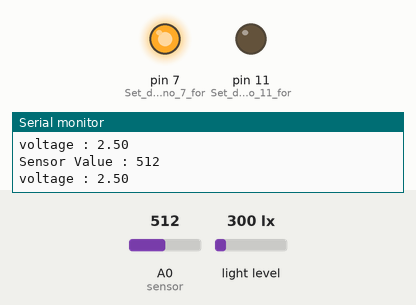
Bench run of a sketch on a simulated Arduino Uno, built with avr-gcc and run on an emulated ATmega328P. On the bench: output pins drawn as LEDs (lit = HIGH), the last lines printed to the serial monitor. The inputs (shaded band) are chosen by the test bench; at power-on: A0 (sensor) = 512, light level 300 lx.

Above: at 1.8 s.
1.9 s: A0 (sensor) set to 1006
4.2 s: A0 (sensor) set to 1023
At 7.2 s:
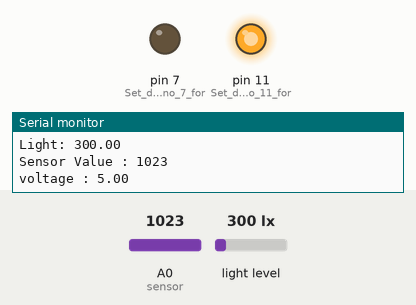
7.5 s: light level set to 40 lx
At 9.9 s:
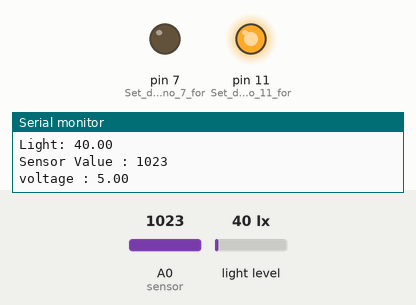
10.5 s: light level set to 500 lx
At 12.5 s:
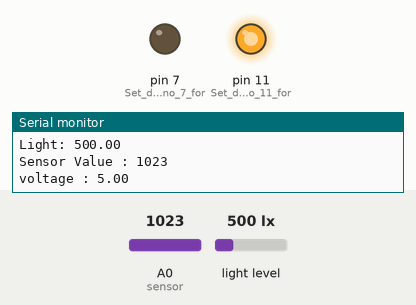
Timing chart, 0 to 14.0 s (numbered marks = the images above; inputs shaded):
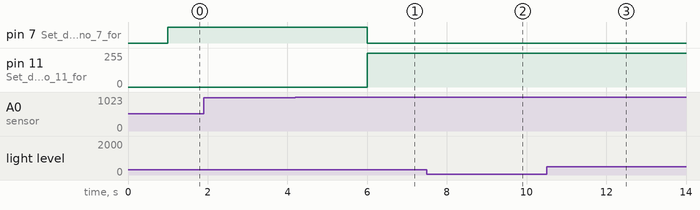

Measured:
- the behaviour switches between 1022 and 1023 on A0 (sensor) (found by bisection; images 0 and 1)
- after the input at 4.2 s, pin 7 (Set_digital_pin_no_7_for): HIGH → LOW after 1.8 s; pin 11 (Set_digital_pin_no_11_for): 0/255 → 253/255 after 1.8 s
- after the input at 7.5 s, pin 11 (Set_digital_pin_no_11_for): 253/255 → 254/255 after 1.5 s
- after the input at 10.5 s, pin 11 (Set_digital_pin_no_11_for): 254/255 → 252/255 after 1.5 s

The sketch:

Code.ino
```cpp
/*

  Advanced BH1750 ambient sensor

  This example has some comments about advanced usage features.

  Connection:

    VCC -> 3V3 or 5V
    GND -> GND
    SCL -> SCL (A5 on Arduino Uno, Leonardo, etc or 21 on Mega and Due, on esp8266 free selectable)
    SDA -> SDA (A4 on Arduino Uno, Leonardo, etc or 20 on Mega and Due, on esp8266 free selectable)
    ADD -> (not connected) or GND

  ADD pin is used to set sensor I2C address. If it has voltage greater or equal to
  0.7VCC voltage (e.g. you've connected it to VCC) the sensor address will be
  0x5C. In other case (if ADD voltage less than 0.7 * VCC) the sensor address will
  be 0x23 (by default).

*/

#include <Wire.h>
#include <BH1750.h>

/*
  BH1750 can be physically configured to use two I2C addresses:
    - 0x23 (most common) (if ADD pin had < 0.7VCC voltage)
    - 0x5C (if ADD pin had > 0.7VCC voltage)

  Library uses 0x23 address as default, but you can define any other address.
  If you had troubles with default value - try to change it to 0x5C.

*/
BH1750 lightMeter(0x23);

void setup(){

  Serial.begin(115200);
  pinMode(11,OUTPUT); // Set digital pin no 11 for the output
  pinMode(7,OUTPUT); // Set digital pin no 7 for the output
  // Initialize the I2C bus (BH1750 library doesn't do this automatically)
  Wire.begin();
  // On esp8266 you can select SCL and SDA pins using Wire.begin(D4, D3);

  /*

    BH1750 has six different measurement modes. They are divided in two groups;
    continuous and one-time measurements. In continuous mode, sensor continuously
    measures lightness value. In one-time mode the sensor makes only one
    measurement and then goes into Power Down mode.

    Each mode, has three different precisions:

      - Low Resolution Mode - (4 lx precision, 16ms measurement time)
      - High Resolution Mode - (1 lx precision, 120ms measurement time)
      - High Resolution Mode 2 - (0.5 lx precision, 120ms measurement time)

    By default, the library uses Continuous High Resolution Mode, but you can
    set any other mode, by passing it to BH1750.begin() or BH1750.configure()
    functions.

    [!] Remember, if you use One-Time mode, your sensor will go to Power Down
    mode each time, when it completes a measurement and you've read it.

    Full mode list:

      BH1750_CONTINUOUS_LOW_RES_MODE
      BH1750_CONTINUOUS_HIGH_RES_MODE (default)
      BH1750_CONTINUOUS_HIGH_RES_MODE_2

      BH1750_ONE_TIME_LOW_RES_MODE
      BH1750_ONE_TIME_HIGH_RES_MODE
      BH1750_ONE_TIME_HIGH_RES_MODE_2

  */

  // begin returns a boolean that can be used to detect setup problems.
  if (lightMeter.begin(BH1750::CONTINUOUS_HIGH_RES_MODE)) {
    Serial.println(F("BH1750 Advanced begin"));
  }
  else {
    Serial.println(F("Error initialising BH1750"));
  }


}


void loop() {

  float lux = lightMeter.readLightLevel();
  Serial.print("Light: ");
  Serial.println(lux);

   //Code for pressure Sensor
  up: // Check if,else condition to understand
  int sensorValue = analogRead(A0); // Set analog pin A0 for presure sensor input
  float voltage = sensorValue * (5.0 / 1023.0); // Conversion of sensor value into voltage
  Serial.print("Sensor Value : ");
  Serial.println(sensorValue);
  Serial.print("voltage : ");
  Serial.println(voltage);
  delay(1000);


  if (voltage==5){

  /*Serial.println(" lx");*/

  float out;
  out = ((-255.0/54700.0)*lux)+255.0;
  Serial.print("out : ");
  Serial.println(out);
  analogWrite(11, out);
  digitalWrite(7, LOW);


  // Convert the analog reading (which goes from 0 - 1023) to a voltage (0 - 5V):

  // print out the value you read:
//  delay(1000);
  }
  if(voltage<5){
     analogWrite(11, LOW);
     digitalWrite(7, HIGH);
    goto up;
  }
}
```
